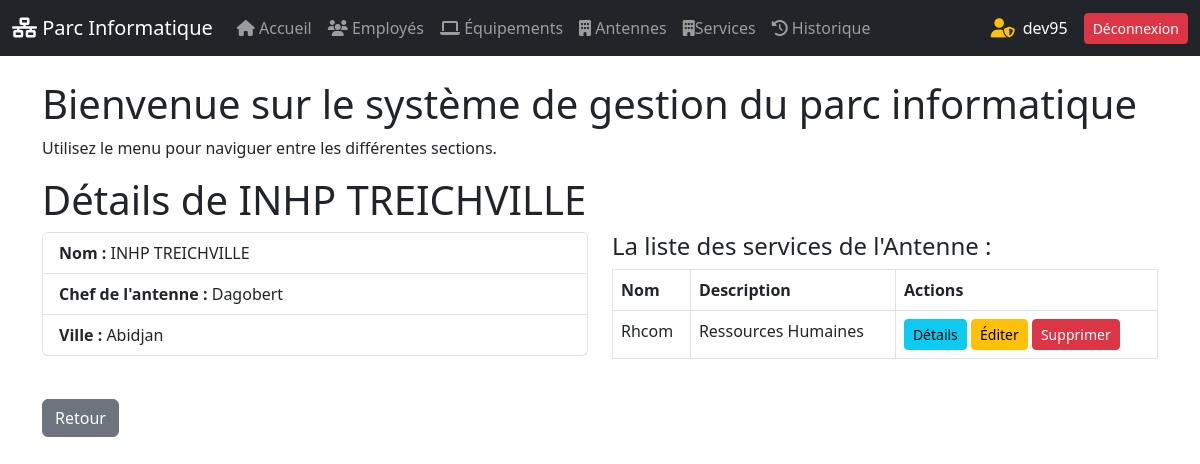
Screenshot of /antennes/2/ (signed in) with the database file from the repository.
### gestion_parc/models.py (models this page shows, shortened)
class Antenne(models.Model):
    nom = models.CharField(max_length=100, unique=True)
    ville = models.CharField(max_length=100)
    chef_antenne = models.CharField(max_length=110, unique=True)

class Service(models.Model):
    nom = models.CharField(max_length=100, unique=True)
    chef = models.CharField(max_length=100, unique=True)
    description = models.TextField()
    antenne = models.ForeignKey(Antenne, on_delete=models.CASCADE)

### gestion_parc/views.py (the view)
# urls.py: path('antennes/<int:id>/', views.detail_antenne, name='detail_antenne'),
@login_required
def detail_antenne(request, id):
    antenne = get_object_or_404(Antenne, pk=id)
    services = Service.objects.filter(pk=id)
    return render(request, 'gestion_parc/detail_antenne.html', {'antenne': antenne, 'services': services})

### gestion_parc/templates/gestion_parc/detail_antenne.html (shortened to what this page needs)
{% extends 'base.html' %}
{% block content %}
    <h1>Détails de {{ antenne.nom }}</h1>
    <div class="row">
        <div class="col-md-6">
            <ul class="list-group">
                <li class="list-group-item"><strong>Nom :</strong> {{ antenne.nom }}</li>
                <li class="list-group-item"><strong>Chef de l'antenne :</strong> {{ antenne.chef_antenne }}</li>
                <li class="list-group-item"><strong>Ville :</strong> {{ antenne.ville}}</li>
            </ul>
        </div>
        <div class="col-md-6">
            <h4>La liste des services de l'Antenne :</h4>
            <table class="table table-bordered">
                <thead class="thead-dark">
                    <tr>
                        <th>Nom</th>
                        <th>Description</th>
                        <th>Actions</th>
                    </tr>
                </thead>
                <tbody>
                    {% for service in services %}
                        <tr>
                            <td>{{ service.nom }} </td>
                            <td>{{ service.description }}</td>
                            <td>
                                <a href="{% url 'detail_service' service.id %}" class="btn btn-info btn-sm">Détails</a>
                                <a href="{% url 'modifier_service' service.id %}" class="btn btn-warning btn-sm">Éditer</a>
                                <a href="{% url "supprimer_service" service.id %}" class="btn btn-danger btn-sm">Supprimer</a>
                            </td>
                        </tr>
                    {% endfor %}
                </tbody>
            </table>
        </div>
    </div>
    <a href="{% url 'liste_antennes' %}" class="btn btn-secondary mt-4">Retour</a>
{% endblock %}

### templates/base.html (shortened to what this page needs)
{% load static %}
<!DOCTYPE html>
<html lang="fr">
<head>
    <link rel="stylesheet" href="{% static "css/dashbord.css" %}">
    <link rel="stylesheet" href="https://cdn.jsdelivr.net/npm/bootstrap@5.3.0/dist/css/bootstrap.min.css">
    <link rel="stylesheet" href="https://cdnjs.cloudflare.com/ajax/libs/font-awesome/6.4.0/css/all.min.css">
    <link rel="stylesheet" href="https://cdn.jsdelivr.net/npm/bootstrap@5.3.0/dist/css/bootstrap.min.css">
</head>
<body>
    <nav class="navbar navbar-expand-lg navbar-dark bg-dark">
        <div class="container-fluid">
            <a class="navbar-brand" href="{% url "home" %}">
                <i class="fas fa-network-wired"></i> Parc Informatique
            </a>
            <div class="collapse navbar-collapse" id="navbarNav">
                <ul class="navbar-nav me-auto">
                    {% if user.is_authenticated %}
                    <li class="nav-item">
                        <a class="nav-link" href="{% url "home" %}"><i class="fas fa-home"></i> Accueil</a>
                    </li>
                    <li class="nav-item">
                        <a class="nav-link" href="{% url "liste_employes" %}"><i class="fas fa-users"></i> Employés</a>
                    </li>
                    <li class="nav-item">
                        <a class="nav-link" href="{% url "liste_equipements" %}"><i class="fas fa-laptop"></i> Équipements</a>
                    </li>
                    <li class="nav-item">
                        <a class="nav-link" href="{% url "liste_antennes" %}"><i class="fas fa-building"></i> Antennes</a>
                    </li>
                    <li class="nav-item">
                        <a class="nav-link" href="{% url "liste_services" %}"><i class="fas fa-building"></i>Services</a>
                    </li>
                    <li class="nav-item">
                        <a class="nav-link" href="{% url "historique_list" %}"><i class="fas fa-history"></i> Historique</a>
                    </li>
                </ul>
                <div class="d-flex align-items-center">
                    {% if user.is_superuser %}
                        <i class="fa-solid fa-user-shield text-warning me-2" title="Administrateur connecté"></i>
                    {% else %}
                        <i class="fa-solid fa-user text-success me-2" title="Utilisateur connecté"></i>
                    {% endif %}
                        <span class="me-3">{{ user.username }}</span>
                        <a href="{% url 'deconnexion' %}" class="btn btn-danger btn-sm">Déconnexion</a>
                </div>
                {% else %}
                    <a href="{% url 'connexion' %}" class="btn btn-primary">Connexion</a>
                {% endif %}
            </div>
        </div>
    </nav>
    <div class="container mt-4">
        <h1>Bienvenue sur le système de gestion du parc informatique</h1>
        <p>Utilisez le menu pour naviguer entre les différentes sections.</p>
        {% block content %}{% endblock  %}
    </div>
</body>
</html>

### templates/base.html (style rules this page uses)
.fa-user-shield { font-size: 1.2rem; color: gold; }
span { color: #fff; }

### rows the page displays
Antenne: nom "INHP TREICHVILLE", chef_antenne "Dagobert", ville "Abidjan"
Service: nom "Rhcom", description "Ressources Humaines"

### other values shown
{{ user.username }} "dev95"
